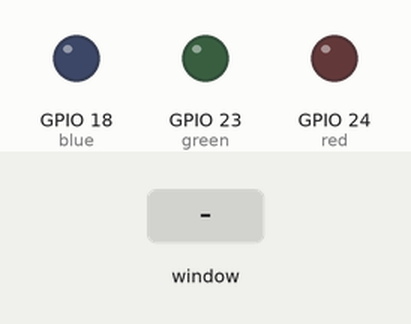
A program run on a simulated Raspberry Pi (BCM pin numbers). Parts: output pins drawn as LEDs (lit = HIGH). Inputs (shaded band) come from the test bench. The desktop window is not drawn, its controls go by their first labels and the mouse button is held 0.15 s. At 8.8 s the program stops and its outputs stay as they are.

Above: at 1.2 s.
1.3 s: control labelled "Toggle Red Led On" in the window clicked
At 2.4 s:
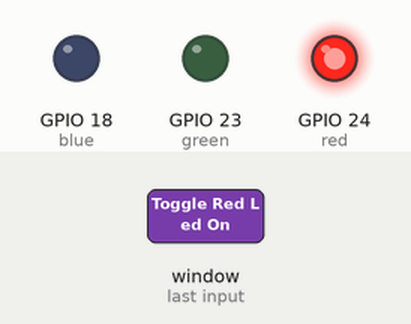
2.8 s: control labelled "Toggle Green Led On" in the window clicked
At 3.5 s:
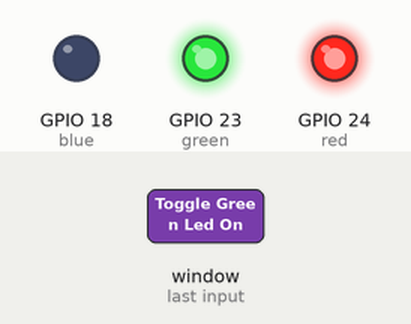
4.3 s: control labelled "Toggle Blue Led On" in the window clicked
At 4.6 s:
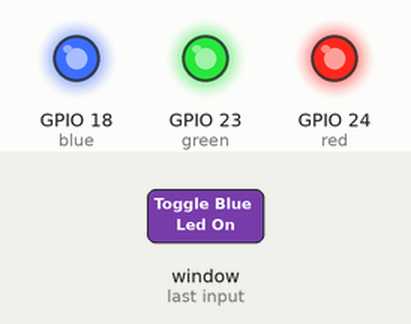
5.8 s: control labelled "Toggle Red Led On" in the window clicked
At 7.0 s:
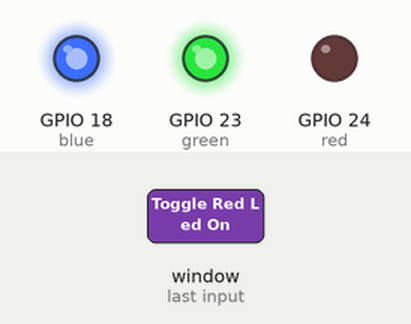
7.3 s: control labelled "Toggle Green Led On" in the window clicked
At 8.1 s:
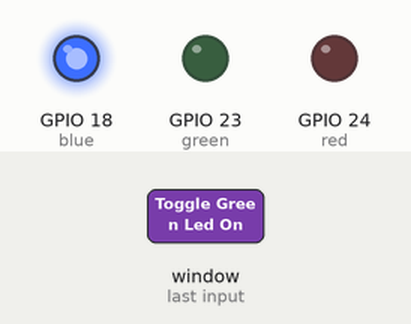
8.8 s: control labelled "Exit" in the window clicked
At 9.3 s:
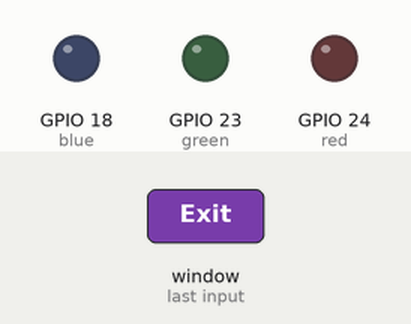
Timing chart, 0 to 10.3 s (numbered marks = the images above; inputs shaded):
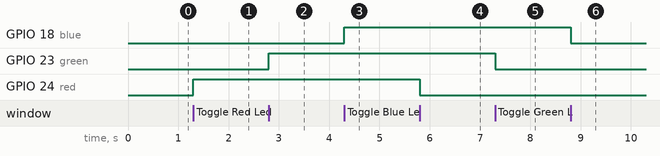

Measured:
- after the input at 1.3 s, GPIO 24 (red): LOW → HIGH at once
- after the input at 2.8 s, GPIO 23 (green): LOW → HIGH at once
- after the input at 4.3 s, GPIO 18 (blue): LOW → HIGH at once
- after the input at 5.8 s, GPIO 24 (red): HIGH → LOW at once
- after the input at 7.3 s, GPIO 23 (green): HIGH → LOW at once
- after the input at 8.8 s, GPIO 18 (blue): HIGH → LOW at once

The program:

GUI_TKINTER_Final.py
```python
import RPi.GPIO as gpio

from tkinter import *
from gpiozero import LED

gpio.setmode(gpio.BCM)


# Hardware
red = LED(24)
green = LED(23)
blue = LED(18)

# GUI Definitions
win_gui = Tk()
win_gui.title("LED Toggler")


# Toggle Red Light
def toggle_red():
	if red.is_lit:
		red.off()
		button_red["text"] = "Toggle Red Led On"
	else:
		red.on()
		button_red["text"] = "Toggle Red Led Off"


# Toggle Green Light
def toggle_green():
        if green.is_lit:
                green.off()
                button_green["text"] = "Toggle Green Led On"
        else:
                green.on()
                button_green["text"] = "Toggle Green Led Off"

# Toggle Blue Light
def toggle_blue():
	if blue.is_lit:
		blue.off()
		button_blue["text"] = "Toggle Blue Led On"
	else:
		blue.on()
		button_blue["text"] = "Toggle Blue Led Off"

# Toggle GUI exit
def toggle_close():
	gpio.cleanup()
	win_gui.destroy()


##### GUI Widgets ####

# Red Button
button_red = Button(win_gui, text = 'Toggle Red Led On', command = toggle_red, bg = 'bisque2',height =1, width = 24)
button_red.grid(row=0,column=1)


# Green Button
button_green = Button(win_gui, text = 'Toggle Green Led On', command = toggle_green,bg = 'bisque2',height =1, width = 24)
button_green.grid(row=1,column=1)


# Blue Button
button_blue = Button(win_gui, text = 'Toggle Blue Led On', command = toggle_blue,bg = 'bisque2',height =1, width = 24)
button_blue.grid(row=2,column=1)

# Exit Button
exitButton = Button(win_gui, text = 'Exit', command = toggle_close,bg ='red',height =1, width = 6)
exitButton.grid(row=3,column=1)


# Clean exit from window 'x'
win_gui.protocol("WM DELETE WINDOW",toggle_close)

# Loop program forever
win_gui.mainloop()
```
